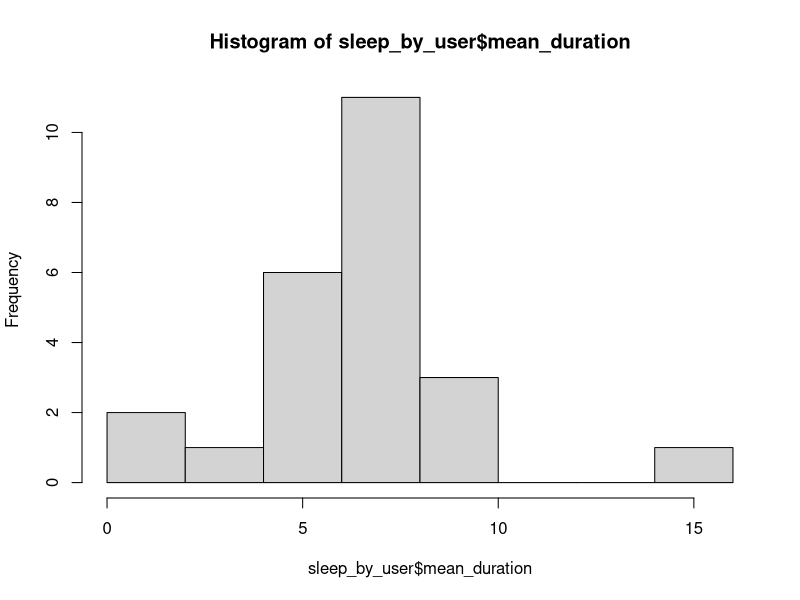
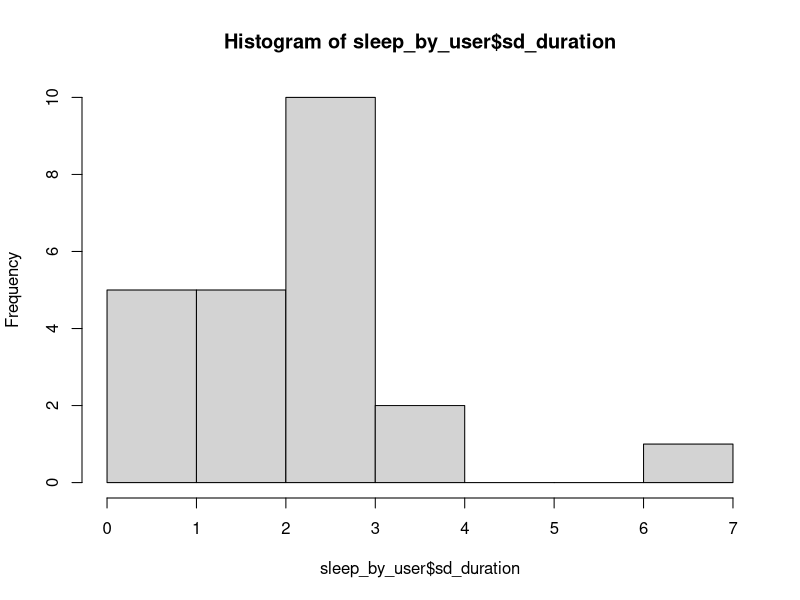
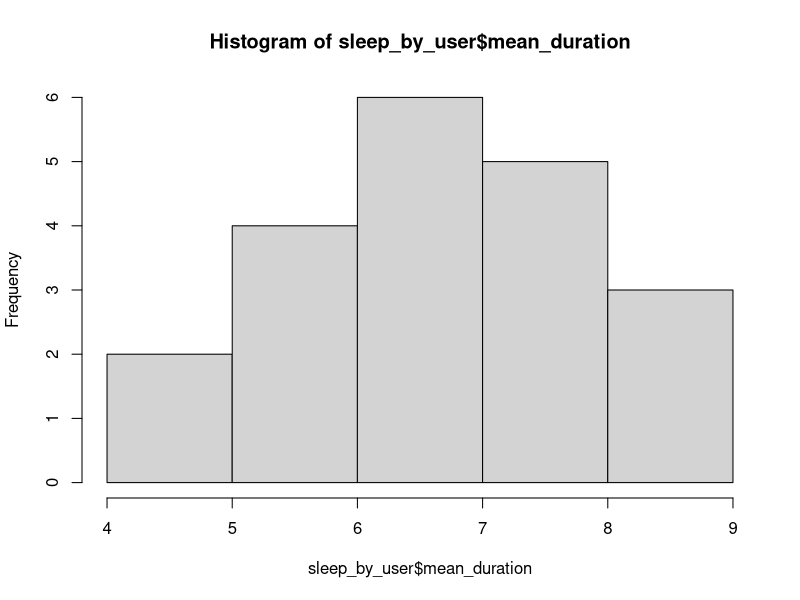
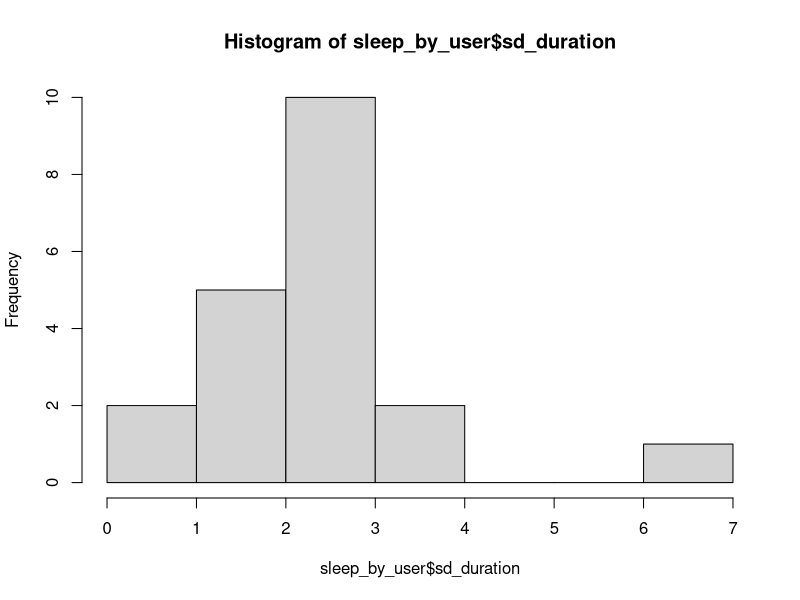
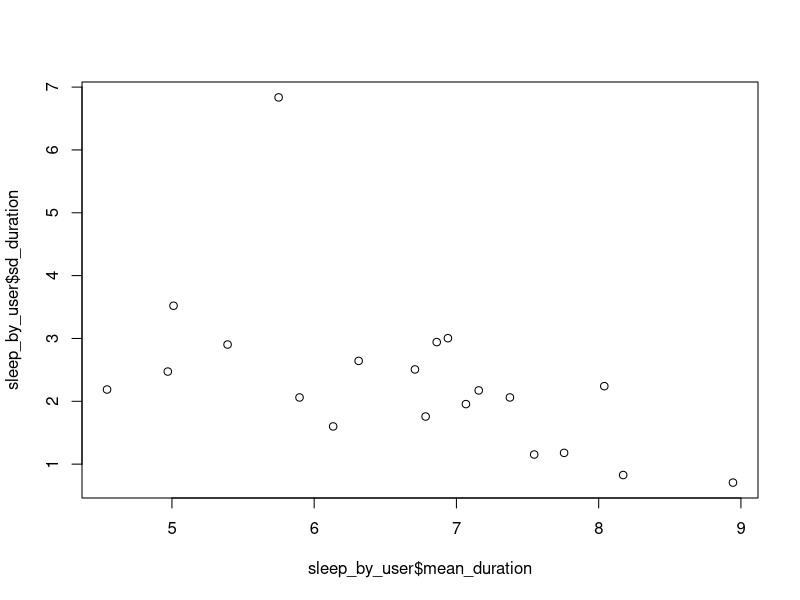

These figures' R source, in order:
# Change working directory
setwd("C:/Users/aidan/OneDrive/Desktop/bellabeat-case-study")

# Load in packages
install.packages("tidyverse")
library(tidyverse)

# Load in the sleep duration data
sleep_durations <- read_csv("transformed-data/sleep_durations.csv")
View(sleep_durations)

# Rewrite the duration column to be in hours, not timediff
sleep_durations$duration <- as.numeric(sleep_durations$duration)/3600

# Group the data by the user ID
sleep_by_user <- sleep_durations %>% 
  group_by(Id) %>% 
  summarize(mean_duration=mean(duration), sd_duration=sd(duration), num_sessions=length(duration))
View(sleep_by_user)

hist(sleep_by_user$mean_duration)
hist(sleep_by_user$sd_duration)

# Filter out the Ids corresponding to outliers 4558609924, 2320127002, 7007744171, 1844505072
# These are indices 3, 6, 13, and 20
sleep_by_user <- sleep_by_user[-c(3,6,13,20),]
View(sleep_by_user)

hist(sleep_by_user$mean_duration)
hist(sleep_by_user$sd_duration)


sum(sleep_by_user$mean_duration < 8) / length(sleep_by_user$mean_duration)
sum(sleep_by_user$sd_duration > 2) / length(sleep_by_user$sd_duration)

plot(sleep_by_user$mean_duration,sleep_by_user$sd_duration)
